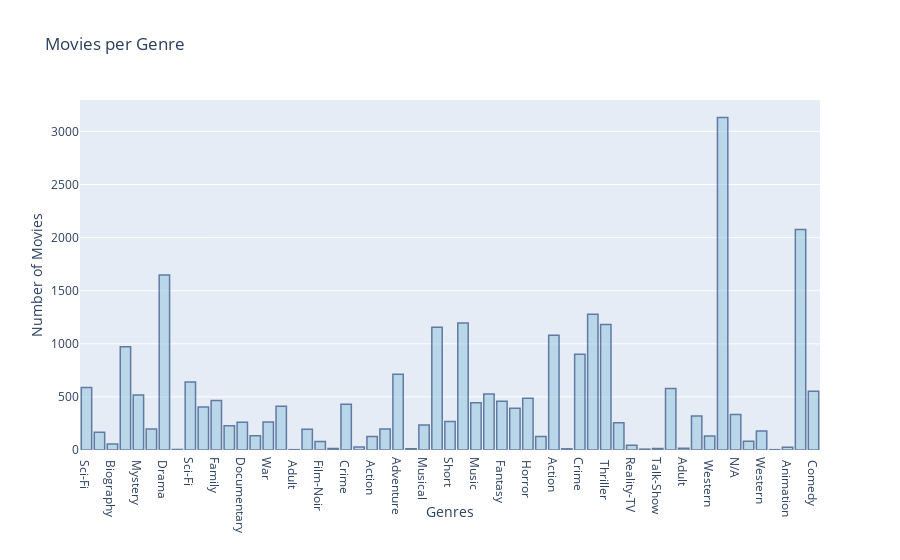

The cell this chart's notebook holds for it:
### Code cell
# Add columns based on new generes
genres_dic = {j:[1 if j in i else 0 for i in movies["Genre"]] for j in genres}
# Plotting movies per genre
data = [go.Bar(
            x=list(genres_dic.keys()),
            y=[sum(i) for i in genres_dic.values()]
    )]
fig = go.Figure(data=data)
fig.update_traces(marker_color='rgb(158,202,225)', marker_line_color='rgb(8,48,107)',
                  marker_line_width=1.5, opacity=0.6)
fig.update_layout(
    title="Movies per Genre",
    xaxis_title="Genres",
    yaxis_title="Number of Movies",
)

iplot(fig)
# There is an N/A genre - removing
del genres_dic['N/A']

### Figure 1 — Plotly figure (JSON) as saved in the notebook; plotly's stock layout.template omitted (floating-point values rounded to 4 significant figures)
{"data": [{"marker": {"color": "rgb(158,202,225)", "line": {"color": "rgb(8,48,107)", "width": 1.5}}, "opacity": 0.6, "type": "bar", "x": [" Sci-Fi", " Short", " Biography", "Horror", " Mystery", " Musical", " Drama", " Game-Show", "Sci-Fi", " Family", "Family", "Biography", "Documentary", "Sport", "War", " Adventure", " Adult", " History", " Film-Noir", "Game-Show", " Crime", " Reality-TV", " Action", "History", "Adventure", " Documentary", "Musical", " Romance", "Short", "Romance", "Music", "Fantasy", " Fantasy", " Music", " Horror", " Sport", "Action", " Talk-Show", "Crime", "Thriller", " Thriller", " War", "Reality-TV", "News", "Talk-Show", "Mystery", "Adult", "Animation", " Western", "Drama", "N/A", "Film-Noir", "Western", " News", " Animation", "Comedy", " Comedy"], "y": [588, 166, 57, 972, 519, 197, 1649, 5, 641, 404, 467, 229, 262, 135, 264, 412, 3, 195, 79, 15, 430, 29, 126, 198, 713, 12, 235, 1157, 269, 1197, 444, 527, 460, 392, 488, 128, 1081, 11, 901, 1278, 1182, 257, 45, 8, 15, 580, 16, 320, 133, 3131, 334, 82, 180, 3, 27, 2076, 554]}], "layout": {"title": {"text": "Movies per Genre"}, "xaxis": {"title": {"text": "Genres"}}, "yaxis": {"title": {"text": "Number of Movies"}}}}
